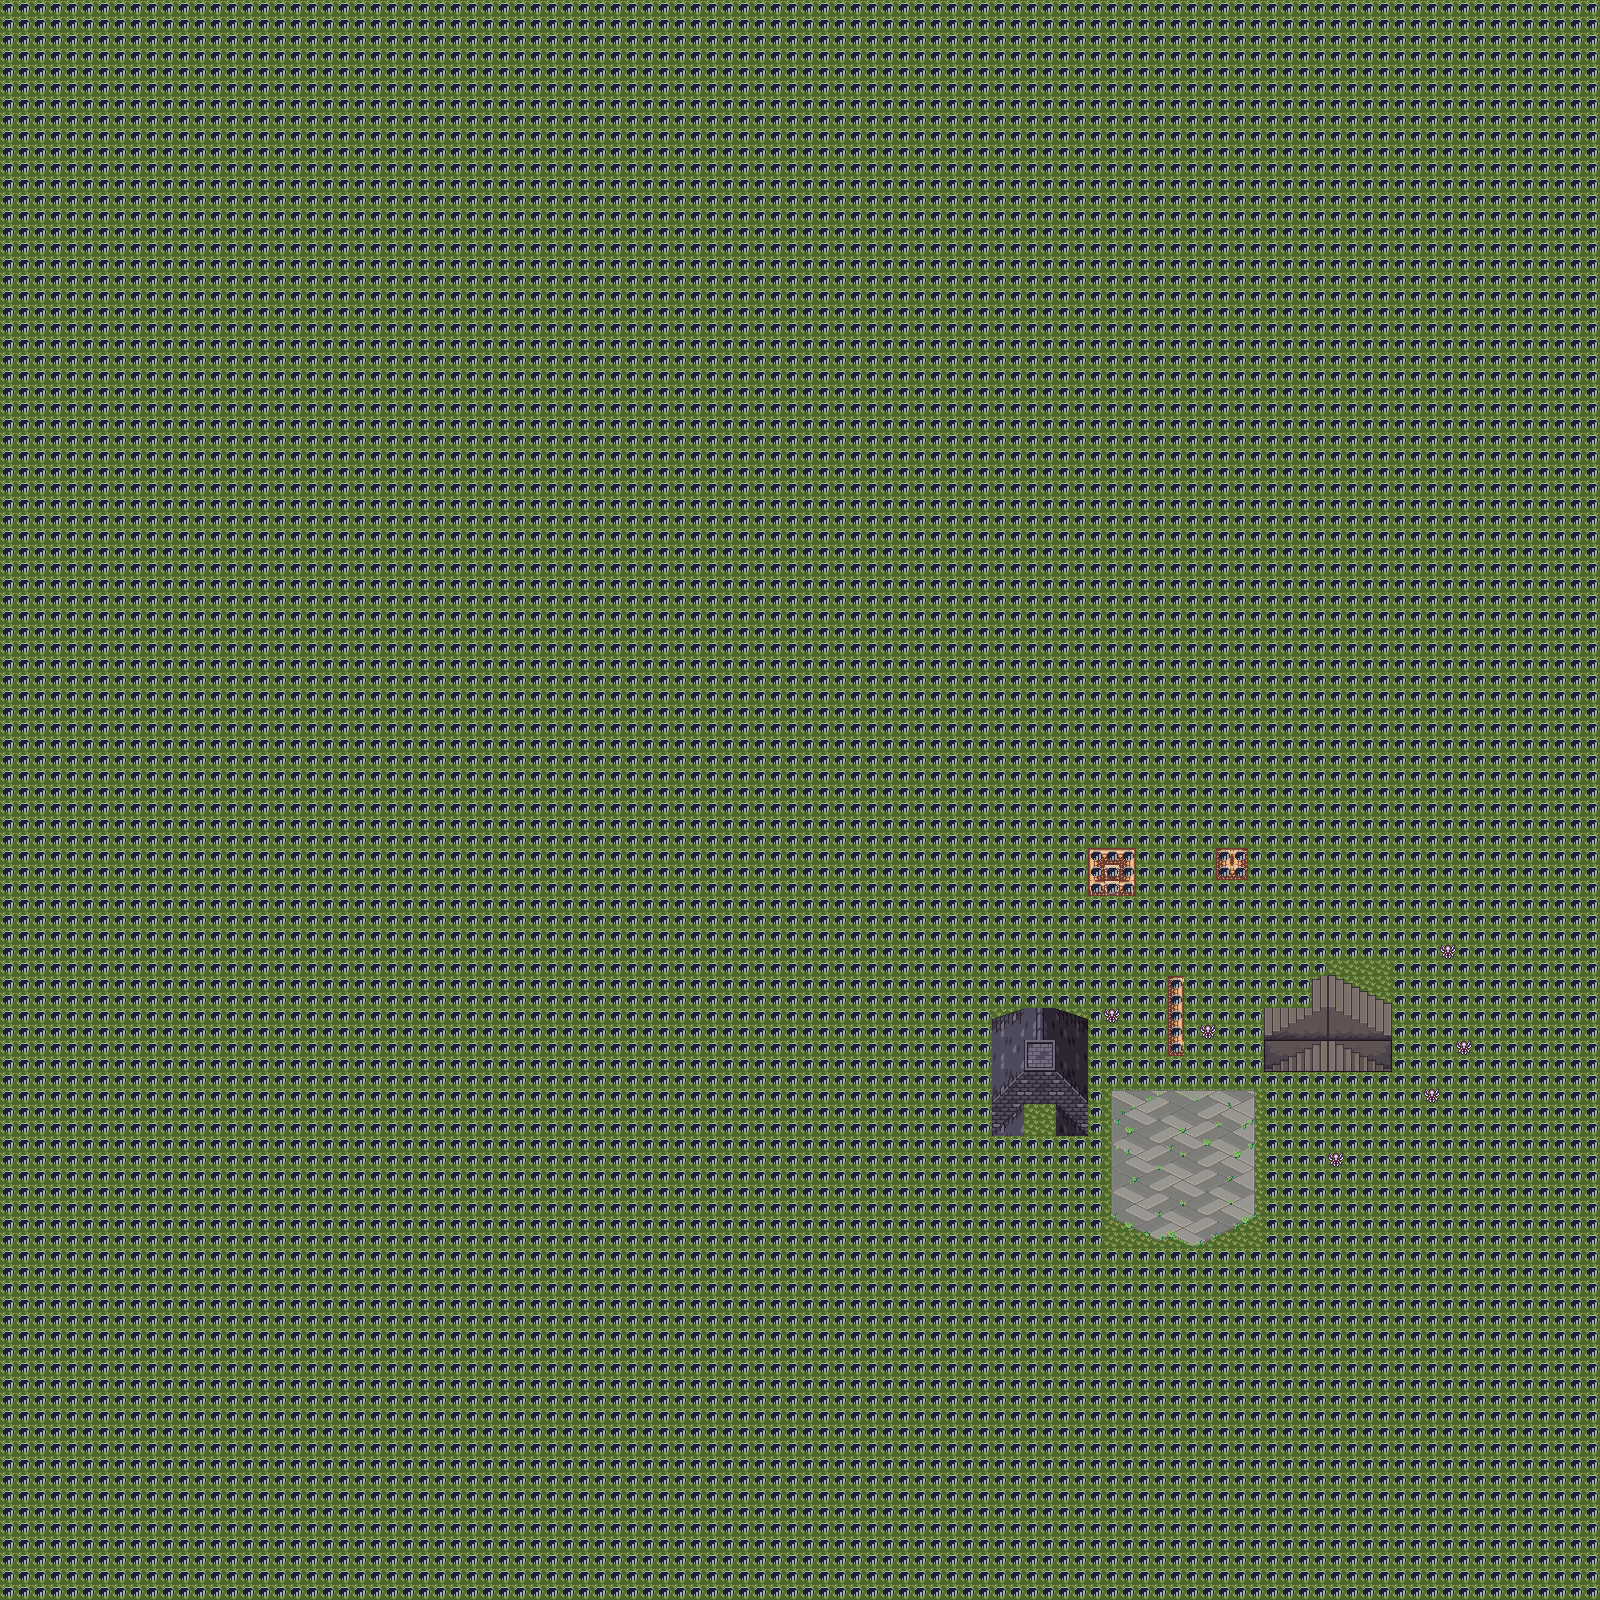

The image is a tile-based game level rendered from a .tmx file. Its description and source (layers, tilesets, objects; grid data summarised) follow:
An orthogonal 100x100 tile map with 16x16 px tiles, 2 tile layers (Tile Layer 1, Tile Layer 2), 3 tilesets and 4 objects (2x entity, player).

<map version="1.0" orientation="orthogonal" renderorder="left-up" width="100" height="100" tilewidth="16" tileheight="16" nextobjectid="7">
 <tileset firstgid="1" name="tileset" tilewidth="16" tileheight="16" tilecount="280">
  <image source="tileset.png" width="160" height="448" />
 </tileset>
 <tileset firstgid="281" name="terrain_atlas" tilewidth="16" tileheight="16" tilecount="4096">
  <image source="map1/tile/terrain_atlas.png" width="1024" height="1024" />
 </tileset>
 <tileset firstgid="4377" name="base_out_atlas" tilewidth="16" tileheight="16" tilecount="4096">
  <image source="map1/tile/base_out_atlas.png" width="1024" height="1024" />
 </tileset>
 <layer name="Tile Layer 1" width="100" height="100">
  <data>[10000 cells, 10000 non-empty, 14 distinct tile ids]</data>
 </layer>
 <objectgroup name="Object Layer 1">
  <object id="1" x="1216" y="848" width="32" height="32" />
  <object id="2" type="entity" x="1248" y="848" width="16" height="32">
   <properties>
    <property name="collision" value="0,0,0,1,1,1,1,0" />
    <property name="texture" value="player.png" />
   </properties>
  </object>
  <object id="4" type="player" x="1152" y="800" width="16" height="32" />
  <object id="6" type="entity" x="1312" y="800" width="112" height="128" />
 </objectgroup>
 <layer name="Tile Layer 2" width="100" height="100">
  <data>[10000 cells, 10000 non-empty, 196 distinct tile ids]</data>
 </layer>
</map>
